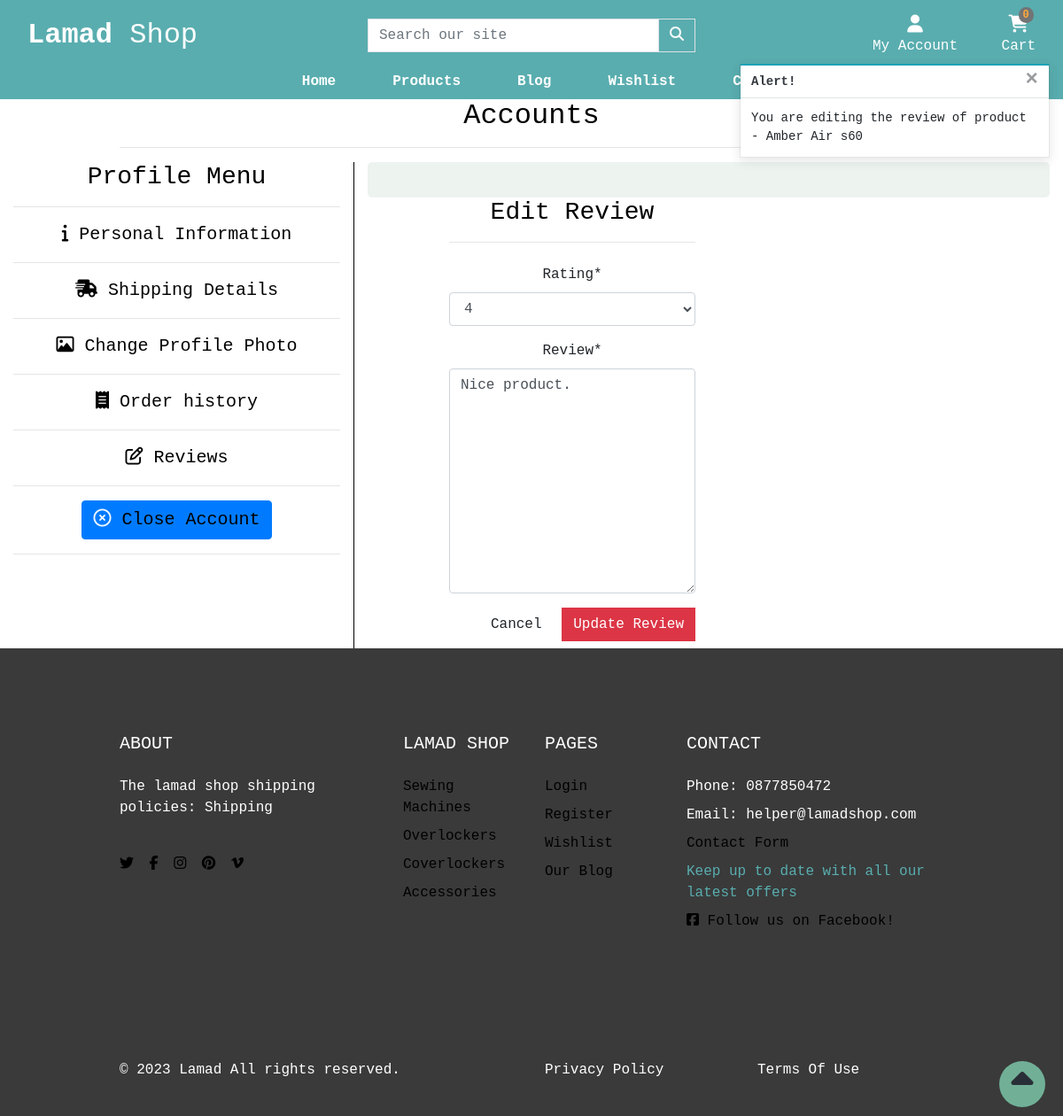
/account/edit_review/6/ (signed in), run on the app's committed database.
### shop/models.py (models this page shows, shortened)
class Rating(models.Model):
    rating = models.SmallIntegerField()
    def __str__(self):
        return str(self.rating)

class Review(models.Model):
    product = models.ForeignKey(Product, on_delete=models.CASCADE)
    user = models.ForeignKey(
                             settings.AUTH_USER_MODEL,
                             on_delete=models.CASCADE
                             )
    rating = models.ForeignKey(Rating, on_delete=models.CASCADE)
    review = models.TextField(max_length=200, blank=True)
    created_at = models.DateTimeField(auto_now_add=True)

class Category(models.Model):
    name = models.CharField(max_length=100)
    slug = models.SlugField(max_length=100, unique=True)
    friendly_name = models.CharField(max_length=100, null=True, blank=True)
    description = models.TextField(max_length=250, blank=True)
    class Meta:
        verbose_name = 'category'
        verbose_name_plural = 'Categories'
    def get_absolute_url(self):
        return reverse('shop:products_by_category', args=[self.slug])

### account/views.py (the view)
# urls.py: path('edit_review/<rev_id>/', edit_review, name='edit_review'),
@login_required
def edit_review(request, rev_id):
    review = get_object_or_404(Review, id=rev_id)
    if request.method == 'POST':
        form = ReviewForm(request.POST, instance=review)
        if form.is_valid():
            form.save()
            messages.success(request, 'Successfully updated review!')
            return redirect(reverse('account:reviews'))
        else:
            messages.error(
                request,
                'Failed to update review. Please ensure the form is valid'
                )
    else:
        form = ReviewForm(instance=review)
        messages.info(
            request,
            f'You are editing the review of product - {review.product.name}'
            )
    template = 'account/edit_review.html'
    context = {
        'form': form,
        'review': review
    }
    return render(request, template, context)

### account/templates/account/edit_review.html (shortened to what this page needs)
{% extends "base.html" %}
{% load crispy_forms_tags %}
{% load static %}
{% block extra_css %}
    <link rel="stylesheet" href="{% static 'css/profile.css' %}">
    <link rel="stylesheet" href="{% static 'css/custom.css' %}">
{% endblock %}
{% block page_header %}
    <div class="container header-container">
        <div class="row">
            <div class="col text-center">
                <h2 class="text-black">Accounts</h2>
                <hr>
            </div>
        </div>
    </div>
{% endblock %}
{% block content %}
    <div class="container-fluid profile-container justify-content-space-around">
        <div class="row text-center">
            <div class="col-xs-12 col-md-4 profile-menu-items">
                <h3 class="text-black">Profile Menu</h3>
                <hr>
                <ul class="profile-menu-list">
                    <li><a href="{% url 'account:profile' %}" class="menu-item active"><i class="fa-solid fa-info"></i> Personal Information</a></li><hr>
                    <li><a href="{% url 'account:shipping_details' %}" class="menu-item"><i class="fa-solid fa-truck-fast"></i> Shipping Details</a></li><hr>
                    <li><a href="{% url 'account:edit_image' user.id %}" class="menu-item"><i class="fa-regular fa-image"></i></i> Change Profile Photo</a></li><hr>
                    <li><a href="{% url 'account:order_history' %}" class="menu-item"><i class="fa-solid fa-receipt"></i> Order history</a></li><hr>
                    <li><a href="{% url 'account:reviews' %}" class="menu-item"><i class="far fa-edit"></i> Reviews</a></li><hr>
                    <li><a href="#" class="menu-item btn btn-primary" data-toggle="modal" data-target="#myCenteredModal"><i class="fa-regular fa-circle-xmark"></i> Close Account</a></li><hr>
                    </ul>
            </div>
            <div class="col-xs-12 col-md-8 profile-options-items">
                <div class="overlay"></div>
                <div class="container">
                    <div class="row">
                        <div class="col-12 col-md-6">
                            <h3 class="text-black">Edit Review</h3>
                            <hr>
                        </div>
                    </div>
                    <div class="row">
                        <div class="col-12 col-md-6">
                            <form method="POST" action="{% url 'account:edit_review' review.id %}" class="form mb-2">
                                {{ form | crispy }}
                                <div class="text-right">
                                    <a class="btn btn-outline-black rounded-0" href="{% url 'shop:products' %}">Cancel</a>
                                    <button class="btn btn-danger rounded-0" type="submit">Update Review</button>
                                </div>
                            </form>
                        </div>
                    </div>
                </div>
            </div>
        </div>
    </div>
{% endblock %}

### templates/base.html (shortened to what this page needs)
{% load static %}
<!doctype html>
<html lang="en">
  <head>
    {% block corecss %}
    <link rel="stylesheet" href="https://cdn.jsdelivr.net/npm/bootstrap@4.6.2/dist/css/bootstrap.min.css">
    <link rel="stylesheet" href="https://cdn.jsdelivr.net/npm/bootstrap-icons@1.10.3/font/bootstrap-icons.css">
    <link href="{% static 'css/base.css' %}" rel="stylesheet">
    {% endblock %}
    {% block extra_css %}{% endblock %}
  </head>
  <body>
    <header class="container-fluid">
        <div id="topnav" class="row nav-bg-color pt-lg-2 d-none d-lg-flex">
            <div class="col-12 col-lg-4 my-auto py-1 py-lg-0 text-center text-lg-left">
                <a href="{% url 'home:home' %}" class="nav-link main-logo-link">
                  <h2 class="logo-font text-white my-0"><strong>Lamad</strong> Shop</h2>
                </a>
            </div>
            <div class="col-12 col-lg-4 my-auto py-1 py-lg-0">
                <form method="GET" action="{% url 'shop:products' %}">
                    <div class="input-group w-100">
                        <input class="form-control border border-black rounded-0" type="text" name="q" placeholder="Search our site">
                        <div class="input-group-append">
                            <button class="form-control btn nav-bg-color border border-black rounded-0" type="submit" aria-label="Search our products">
                                <span class="icon">
                                    <i class="fas fa-search"></i>
                                </span>
                            </button>
                        </div>
                    </div>
                </form>
            </div>
            <div class="col-12 col-lg-4 my-auto py-1 py-lg-0">
                <ul class="list-inline list-unstyled text-center text-lg-right my-0">
                    <li class="list-inline-item dropdown">
                        <a class="text-sly nav-link" href="#" id="dt-user-options" data-toggle="dropdown" aria-haspopup="true" aria-expanded="false">
                            <div class="text-center">
                                {% if request.user.is_authenticated %}
                                    <div><i class="fas fa-user fa-lg"></i></div>
                                    <p class="my-0 text-white">My Account</p>
                                {% else %}
                                    <div><i class="fas fa-user fa-lg"></i></div>
                                    <p class="my-0 text-white">Login / Sign Up</p>
                                {% endif %}
                            </div>
                        </a>
                    </li>
                    <li class="list-inline-item">
                        <a class="{% if grand_total %}text-info font-weight-bold{% else %}text-white{% endif %} nav-link" href="{% url 'cart:cart' %}">
                            <div class="text-center">
                                <div><span class="position-absolute top-0 left-100 translate-middle badge rounded-pill bg-light my-button">{{ request.session.cart.keys | length }}</span></div>
                                <div><i class="fa-solid fa-cart-shopping fa-lg"></i></div>
                                <p class="my-0 cart-amount">
                                    {% if grand_total %}
                                        ${{ grand_total|floatformat:2 }}
                                    {% else %}
                                        Cart
                                    {% endif %}
                                </p>
                            </div>
                        </a>
                    </li>
                </ul>
            </div>
        </div>
        <div class="row second-nav">
            <nav class="navbar navbar-expand-lg navbar-dark text-sly w-100">
                    {% include 'includes/mobile-top-header.html' %}
                    {% include 'includes/main-nav.html' %}
            </nav>
        </div>
    </header>
    {% if messages %}
    <div class="message-container">
        {% for message in messages %}
            {% with message.level as level %}
                {% if level == 40 %}
                    {% include 'includes/toasts/toast_error.html' %}
                    {% elif level == 30 %}
                    {% include 'includes/toasts/toast_warning.html' %}
                    {% elif level == 25 %}
                        {% include 'includes/toasts/toast_success.html' %}
                {% else %}
                    {% include 'includes/toasts/toast_info.html' %}
                {% endif %}
            {% endwith %}
        {% endfor %}
    </div>
    {% endif %}
    {% block page_header %}
    {% endblock %}
    {% block content %}
    {% endblock %}
    <a href="#" id="to-top" aria-label="move to top of page">
      <span class="move_to_top">
        <i class="fas fa-caret-up"></i>
      </span>
    </a>
     <footer class="footer" style="background: #3a3a3a">
        <div class="py-5">
          <div class="container py-5">
            <div class="row gx-5 gy-4">
              <div class="col-lg-4">
                 <h5 class="text-white text-uppercase mb-4">ABOUT</h5>
                 <p class="text-white">The lamad shop shipping policies: <a href="{% url 'contact:shipping' %}" class='text-white'>Shipping</a></p>
                 <br>
                <ul class="list-inline mb-0">
                  <li class="list-inline-item me-3"><a class="reset-anchor" href="https://twitter.com" target="_blank" rel="noopener" aria-label="Visit our twitter page(opens on a new tab)"><i class="fab fa-twitter"></i></a></li>
                  <li class="list-inline-item me-3"><a class="reset-anchor" href="https://facebook.com" target="_blank" rel="noopener" aria-label="Visit our facebook page(opens on a new tab)"><i class="fab fa-facebook-f"></i></a></li>
                  <li class="list-inline-item me-3"><a class="reset-anchor" href="https://instagram.com" target="_blank" rel="noopener" aria-label="Visit our instagram page(opens on a new tab)"><i class="fab fa-instagram"></i></a></li>
                  <li class="list-inline-item me-3"><a class="reset-anchor" href="https://pinterest.com" target="_blank" rel="noopener" aria-label="Visit our pinterest page(opens on a new tab)"><i class="fab fa-pinterest"></i></a></li>
                  <li class="list-inline-item"><a class="reset-anchor" href="https://vimeo.com" target="_blank" rel="noopener" aria-label="Visit our vimeo page(opens on a new tab)"><i class="fab fa-vimeo-v"></i></a></li>
                </ul>
              </div>
              <div class="col-lg-2 col-md-6">
                <h5 class="text-white text-uppercase mb-4">Lamad Shop</h5>
                <ul class="list-unstyled text-sm fw-normal mb-0">
                  {% for category in menu %}
                  <li class="mb-1 pb-1"><a href="{{ category.get_absolute_url }}" class="reset-anchor">{{category.name}}</a></li>
                  {% endfor %}
                </ul>
              </div>
              <div class="col-lg-2 col-md-6">
                <h5 class="text-white text-uppercase mb-4">Pages</h5>
                <ul class="list-unstyled text-sm fw-normal mb-0">
                  <li class="mb-1 pb-1"> <a class="reset-anchor" href="{% url 'account:signin' %}">Login</a></li>
                  <li class="mb-1 pb-1"> <a class="reset-anchor" href="{% url 'account:register' %}">Register</a></li>
                  <li class="mb-1 pb-1"> <a class="reset-anchor" href="{% url 'wishlist:wish_list' %}">Wishlist</a></li>
                  <li class="mb-1 pb-1"> <a class="reset-anchor" href="{% url 'blog:articles' %}">Our Blog</a></li>
                </ul>
              </div>
              <div class="newsletter col-lg-4">
                <h5 class="text-white text-uppercase mb-4">Contact</h5>
                <ul class="list-unstyled text-sm fw-normal mb-0">
                  <li class="mb-1 pb-1 text-white">Phone: 0877850472</li>
                  <li class="mb-1 pb-1 text-white">Email: helper@lamadshop.com</li>
                  <li class="mb-1 pb-1"><a href="{% url 'contact:contact' %}" class="reset-anchor">Contact Form</a></li>
                  <li class="mb-1 pb-1 text-sly">Keep up to date with all our latest offers</li>
                  <li class="mb-1 pb-1 text-white"><a href="https://www.facebook.com/profile.php?id=100091956826416" target="_blank" rel="noopener" aria-label="Visit us (opens on a new tab)"><i class="fab fa-facebook-square"></i> Follow us on Facebook!</a></li>
                </ul>
              </div>
            </div>
          </div>
        </div>
        <div class="copyrights py-4" style="background: #3a3a3a">
          <div class="container py-3">
            <div class="row align-items-center gy-3">
              <div class="col-md-6">
                <p class="mb-0 text-sm fw-normal text-white">&copy; 2023 <a class="reset-anchor text-white" href="{% url 'home:home' %}">Lamad</a> All rights reserved.</p>
              </div>
              <div class="col-md-3">
                <p class="mb-0 text-sm fw-normal text-sly"><a class="reset-anchor text-white" href="{% url 'home:privacy' %}">Privacy Policy</a></p>
              </div>
              <div class="col-md-3">
                <p class="mb-0 text-sm fw-normal text-sly"><a class="reset-anchor text-white" href="{% url 'home:terms' %}">Terms Of Use</a></p>
              </div>
            </div>
          </div>
        </div>
      </footer>
  </body>
</html>

### data on the page
Rating: rating "4"
Review: review "Nice product."
Category: name "Sewing Machines"
Category: name "Overlockers"
Category: name "Coverlockers"
Category: name "Accessories"

### other printed values
{{ request.session.cart.keys | length }} "0"
{{ message }} "You are editing the review of product - Amber Air s60"
